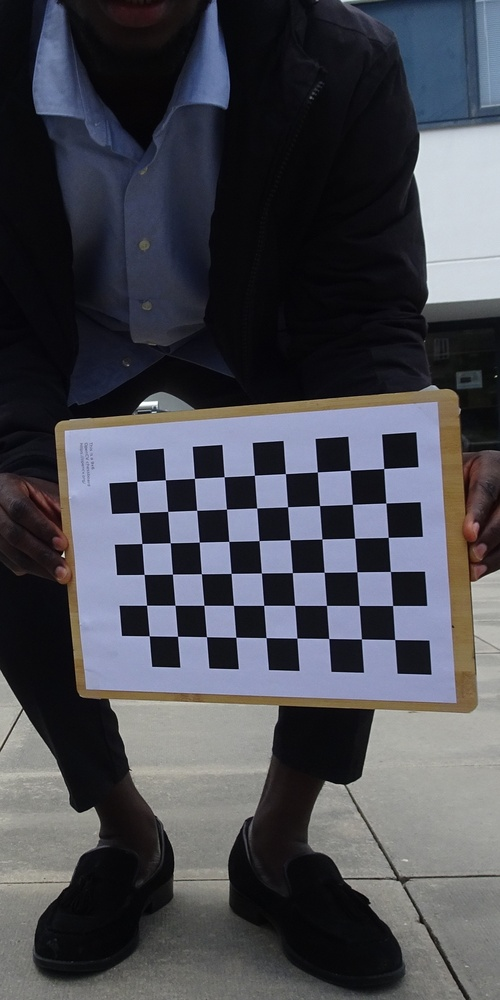
#> input picture 2022-06-08-004.jpeg, 500 x 1000 px, shrunk from 1376 x 2752 before the run; its folder holds only this picture in this run
$ python 'Camera calibration.py'
#> lines starting #> are read from the running program, lines starting #| are printed output that depends on the picture; after the words box and inside, x2 and y2 are one past the last pixel; in counts of white or black regions, pixels touching at a corner belong together; long printed decimals are rounded
#The following code was adapted from: OpenCV Open Source Computer Vision, accssed on:Fri Jul 22 2022 01:33:15.
#avaliable at:https://docs.opencv.org/3.4/dc/dbb/tutorial_py_calibration.html

import numpy as np
import cv2 as cv
import glob
# termination criteria
criteria = (cv.TERM_CRITERIA_EPS + cv.TERM_CRITERIA_MAX_ITER, 30, 0.001)
# prepare object points, like (0,0,0), (1,0,0), (2,0,0) ....,(6,5,0)
objp = np.zeros((9*6,3), np.float32)
objp[:,:2] = np.mgrid[0:9,0:6].T.reshape(-1,2)
# Arrays to store object points and image points from all the images.

objpoints = [] # 3d point in real world space
imgpoints = [] # 2d points in image plane.
images = glob.glob('*.jpeg')
for fname in images:
    print(fname)
    img = cv.imread(fname)
#> img is the input picture: shape (1000, 500, 3); mean B, G, R 80.5, 73.2, 72.1
    gray = cv.cvtColor(img, cv.COLOR_BGR2GRAY)
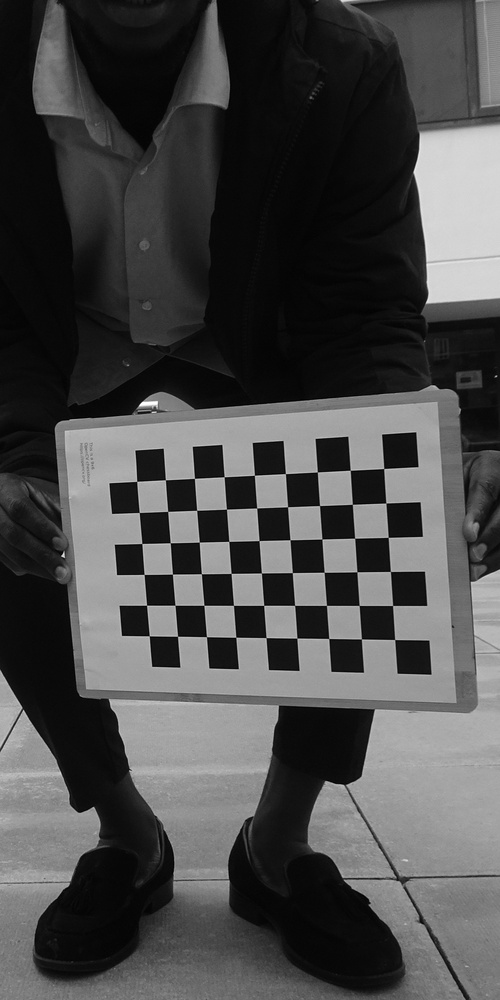
#> gray: shape (1000, 500); min 0, max 254, mean 73.7
    # Find the chess board corners
    ret, corners = cv.findChessboardCorners(gray, (9,6), None)
#> ret = True; corners = 54 rows, first 8: [394.7, 639.5], [361.4, 639], [328.7, 638.5], [296.8, 638.2], [266, 637.6], [235.8, 637.2], [206.5, 636.7], [177.5, 636.3]
    # If found, add object points, image points (after refining them)
    if ret == True:
        objpoints.append(objp)
        corners2 = cv.cornerSubPix(gray,corners, (9, 6), (-1,-1), criteria)
#> corners2 = 54 rows, first 8: [394.7, 639.5], [361.4, 638.9], [328.7, 638.5], [296.8, 638.1], [266, 637.6], [235.8, 637.3], [206.4, 636.7], [177.5, 636.3]
        imgpoints.append(corners)
        # Draw and display the corners
        cv.drawChessboardCorners(img, (9,6), corners2, ret)
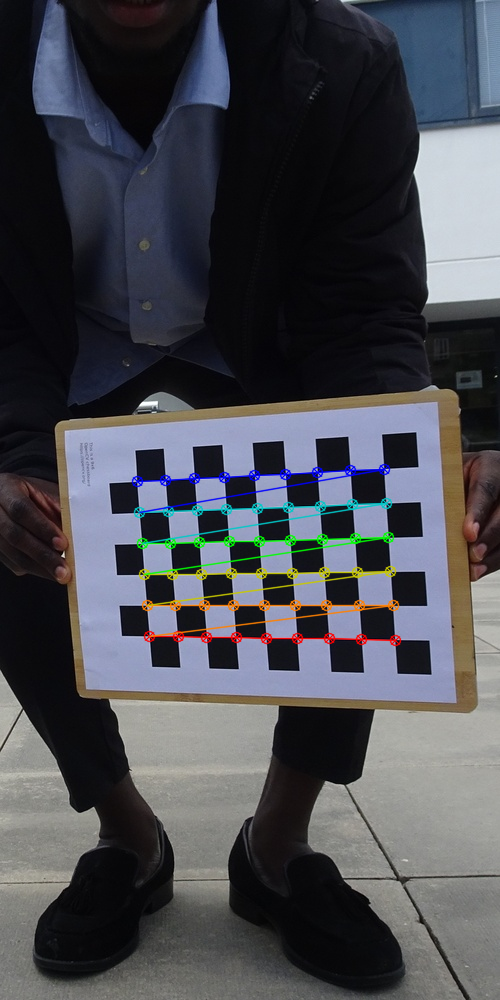
#> img: shape (1000, 500, 3); 2.44% of pixels changed, all inside (x1, y1, x2, y2) = (131, 463, 402, 647)
        cv.imshow('img', img)
        cv.waitKey(500)
cv.destroyAllWindows()

ret, mtx, dist, rvecs, tvecs = cv.calibrateCamera(objpoints, imgpoints, gray.shape[::-1], None, None)
#> ret = 0.116; mtx = [[927.8, 0, 275], [0, 919.9, 478.8], [0, 0, 1]]; dist = [[0.338, -6.78, -0.00762, -0.004, 46.1]]; rvecs = ([0.555, -0.101, 3.03],); tvecs = ([3.46, 4.69, 26.85],)
print("\n camera Calibrated", ret)
#|  camera Calibrated 0.1157
print("\nCamera matrix:\n", mtx)
#| Camera matrix:
#|  [[927.811   0.         275.038]
#|  [  0.         919.926 478.802]
#|  [  0.           0.           1.        ]]
print("\ndistortion:\n", dist)
#| distortion:
#|  [[ 3.37822474e-01 -6.78065144e+00 -7.61799348e-03 -4.00085237e-03
#|    4.61004207e+01]]
print("\nrotation vector : \n", rvecs)
#| rotation vector :
#|  (array([[ 0.5551],
#|        [-0.1011],
#|        [ 3.030]]),)
print("\n translation vector : \n", tvecs)
#|  translation vector :
#|  (array([[ 3.462],
#|        [ 4.687 ],
#|        [26.853]]),)

mean_error = 0
for i in range(len(objpoints)):
    imgpoints2, _ = cv.projectPoints(objpoints[i], rvecs[i], tvecs[i], mtx, dist)
    error = cv.norm(imgpoints[i], imgpoints2, cv.NORM_L2)/len(imgpoints2)
    mean_error += error
#> this loop made 1 pass
#> (error, mean_error) on pass 1: (0.0157, 0.0157)
#> after the loop, mean_error = 0.0157
print( "total error: {}".format(mean_error/len(objpoints)) )
#| total error: 0.01574

$ run again, on 2022-06-08-005.jpeg
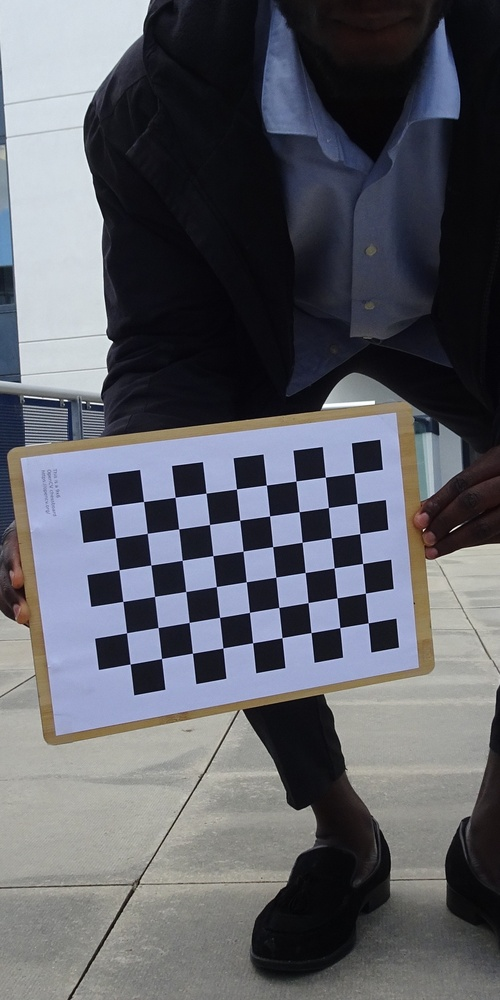
#> input picture 2022-06-08-005.jpeg, 500 x 1000 px, shrunk from 1376 x 2752 before the run
#> img is the input picture: shape (1000, 500, 3); mean B, G, R 102.5, 95.2, 93.6
#> `gray = cv.cvtColor(img, cv.COLOR_BGR2GRAY)`:
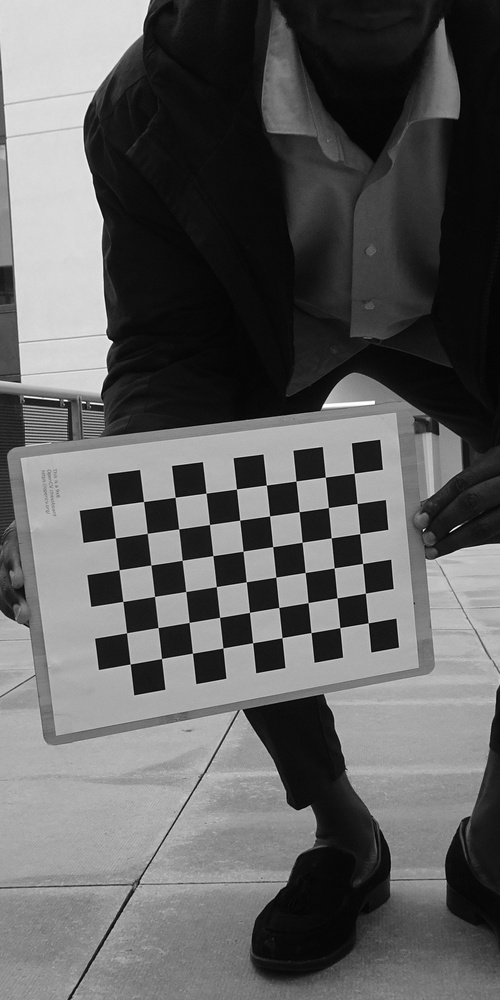
#> gray: shape (1000, 500); min 1, max 255, mean 95.6
#> `ret, corners = cv.findChessboardCorners(gray, (9,6), None)`: ret = True; corners = 54 rows, first 8: [368.2, 622.8], [339.8, 627.6], [311, 632.6], [281.9, 637.7], [252.6, 642.7], [222.8, 647.9], [192.5, 653.2], [161.5, 658.5]
#> corners2 = 54 rows, first 8: [368.2, 622.8], [339.7, 627.6], [311, 632.6], [281.9, 637.7], [252.6, 642.7], [222.8, 648], [192.4, 653.2], [161.5, 658.5]
#> `cv.drawChessboardCorners(img, (9,6), corners2, ret)`:
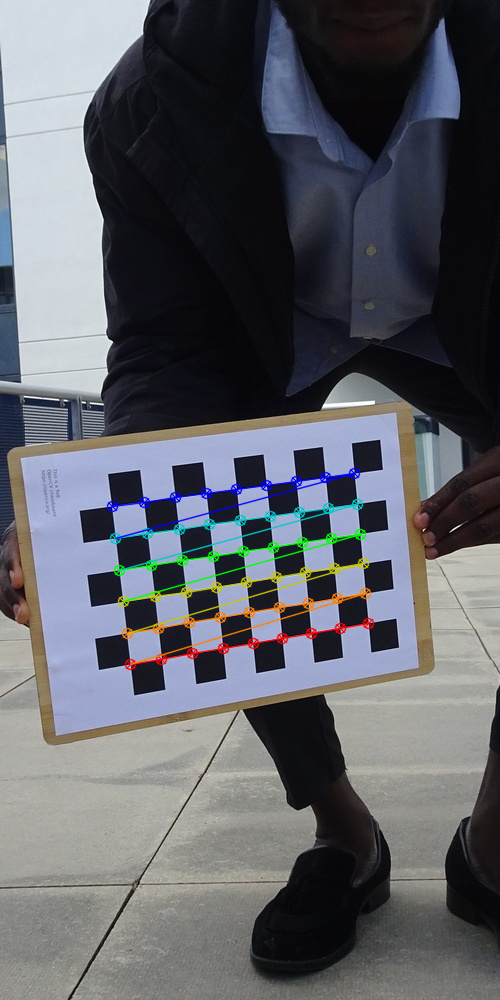
#> img: shape (1000, 500, 3); 2.39% of pixels changed, all inside (x1, y1, x2, y2) = (106, 467, 375, 671)
#> `ret, mtx, dist, rvecs, tvecs = cv.calibrateCamera(objpoints, imgpoints..`: ret = 0.102; mtx = [[738, 0, 212.6], [0, 751.3, 456.1], [0, 0, 1]]; dist = [[0.279, -3.05, -0.0147, -0.00436, 15.13]]; rvecs = ([-0.273, -0.0954, 3.01],); tvecs = ([5.22, 5.52, 24.81],)
#|  camera Calibrated 0.1021
#| Camera matrix:
#|  [[738.000   0.         212.643]
#|  [  0.         751.328 456.085]
#|  [  0.           0.           1.        ]]
#| distortion:
#|  [[ 2.79125275e-01 -3.05222967e+00 -1.47448280e-02 -4.35888333e-03
#|    1.51262193e+01]]
#| rotation vector :
#|  (array([[-0.2732 ],
#|        [-0.09538],
#|        [ 3.012]]),)
#|  translation vector :
#|  (array([[ 5.220],
#|        [ 5.520],
#|        [24.812]]),)
#> the loop `for i in range(len(objpoints)):` made 1 pass
#> (error, mean_error) on pass 1: (0.0139, 0.0139)
#> after the loop `for i in range(len(objpoints)):`: mean_error = 0.0139
#| total error: 0.01389

$ run again, on 2022-06-08-006.jpeg
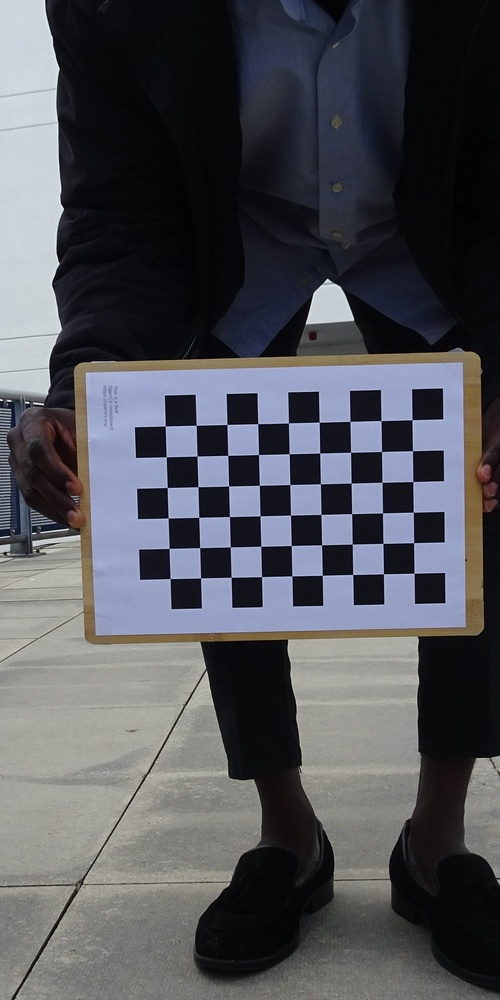
#> input picture 2022-06-08-006.jpeg, 500 x 1000 px, shrunk from 1376 x 2752 before the run
#> img is the input picture: shape (1000, 500, 3); mean B, G, R 88, 82.3, 81.2
#> `gray = cv.cvtColor(img, cv.COLOR_BGR2GRAY)`:
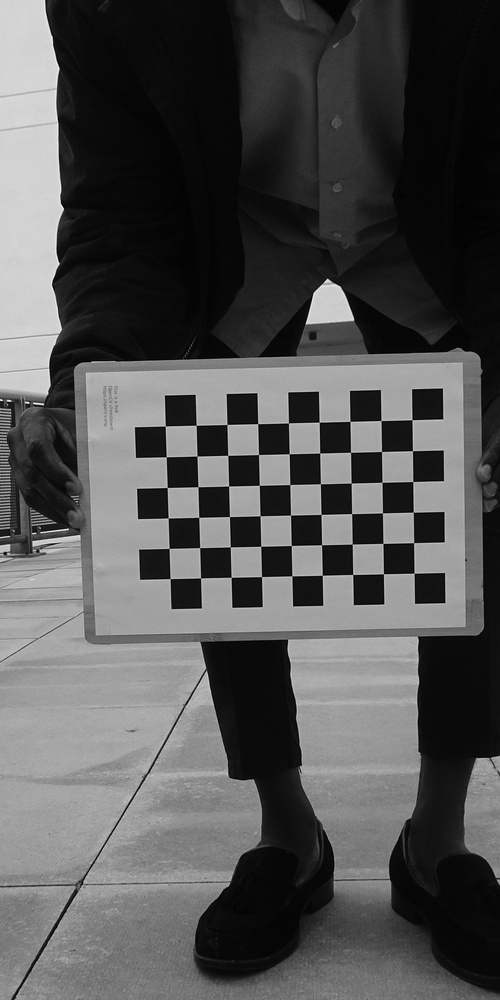
#> gray: shape (1000, 500); min 0, max 254, mean 82.6
#> `ret, corners = cv.findChessboardCorners(gray, (9,6), None)`: ret = True; corners = 54 rows, first 8: [414.1, 573.2], [383.4, 573.7], [352.7, 574.5], [322.3, 575.3], [291.8, 575.9], [261.5, 576.6], [231.2, 577.3], [200.6, 577.8]
#> corners2 = 54 rows, first 8: [414.1, 573.2], [383.4, 573.7], [352.7, 574.5], [322.3, 575.3], [291.8, 575.8], [261.5, 576.6], [231.1, 577.3], [200.6, 577.9]
#> `cv.drawChessboardCorners(img, (9,6), corners2, ret)`:
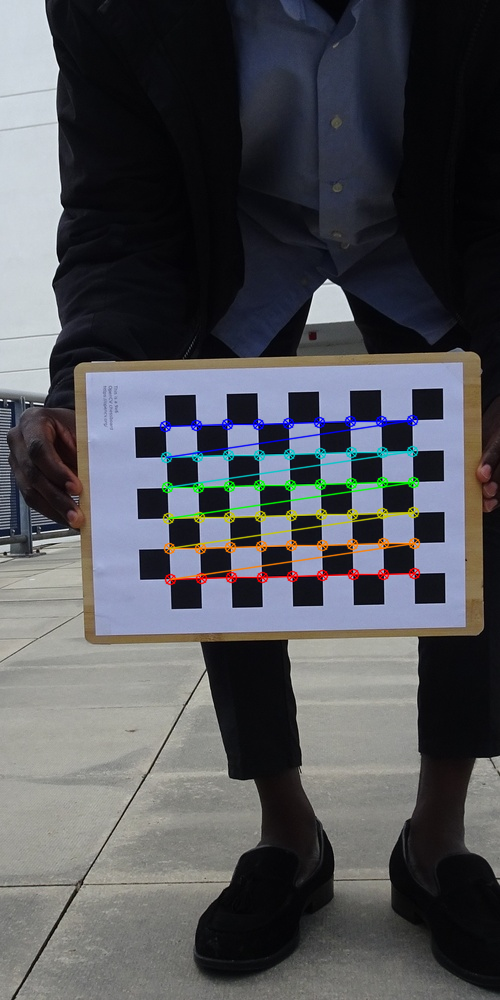
#> img: shape (1000, 500, 3); 2.43% of pixels changed, all inside (x1, y1, x2, y2) = (159, 414, 421, 586)
#> `ret, mtx, dist, rvecs, tvecs = cv.calibrateCamera(objpoints, imgpoints..`: ret = 0.0845; mtx = [[1459.1, 0, 212.8], [0, 1462, 500.6], [0, 0, 1]]; dist = [[-0.525, 57.31, -0.00209, -0.0171, -1366.8]]; rvecs = ([0.069, -0.157, 3.11],); tvecs = ([6.59, 2.37, 47.5],)
#|  camera Calibrated 0.08446
#| Camera matrix:
#|  [[1.45907234e+03 0.00000000e+00 2.12794317e+02]
#|  [0.00000000e+00 1.46204914e+03 5.00586824e+02]
#|  [0.00000000e+00 0.00000000e+00 1.00000000e+00]]
#| distortion:
#|  [[-5.24593232e-01  5.73106429e+01 -2.08863751e-03 -1.71012833e-02
#|   -1.36679948e+03]]
#| rotation vector :
#|  (array([[ 0.06903],
#|        [-0.1571],
#|        [ 3.111]]),)
#|  translation vector :
#|  (array([[ 6.591],
#|        [ 2.368],
#|        [47.496]]),)
#> the loop `for i in range(len(objpoints)):` made 1 pass
#> (error, mean_error) on pass 1: (0.0115, 0.0115)
#> after the loop `for i in range(len(objpoints)):`: mean_error = 0.0115
#| total error: 0.01149

$ run again, on 2022-06-08-007.jpeg
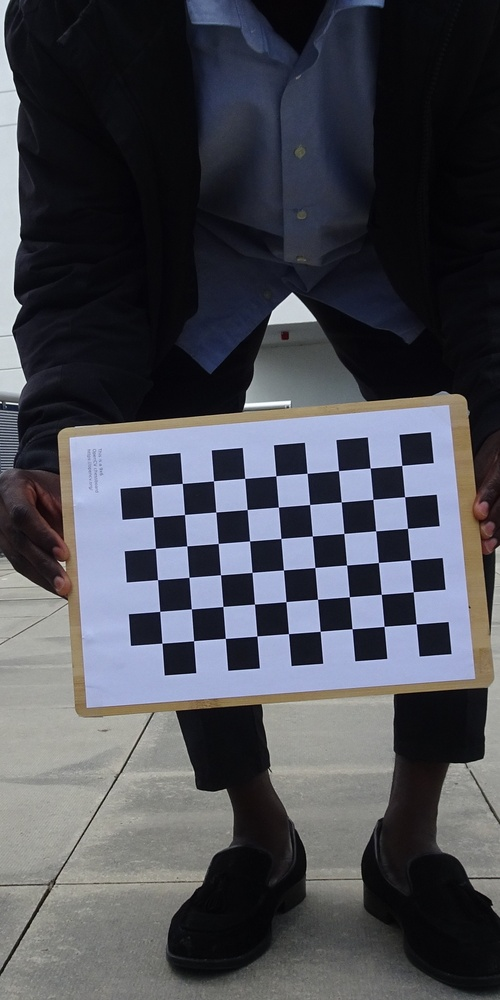
#> input picture 2022-06-08-007.jpeg, 500 x 1000 px, shrunk from 1376 x 2752 before the run
#> img is the input picture: shape (1000, 500, 3); mean B, G, R 83.5, 76, 74.5
#> `gray = cv.cvtColor(img, cv.COLOR_BGR2GRAY)`:
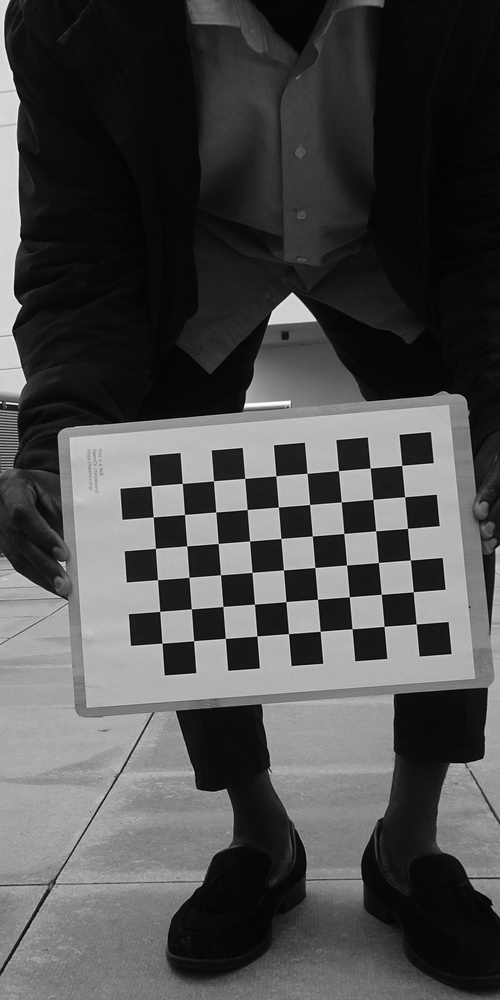
#> gray: shape (1000, 500); min 0, max 255, mean 76.4
#> `ret, corners = cv.findChessboardCorners(gray, (9,6), None)`: ret = True; corners = 54 rows, first 8: [416.1, 623.8], [384.1, 626.4], [352, 628.7], [320.2, 631.3], [288.5, 633.6], [256.9, 636], [225.3, 638.4], [193.6, 640.7]
#> corners2 = 54 rows, first 8: [416.1, 623.9], [384.1, 626.4], [352, 628.7], [320.2, 631.3], [288.5, 633.6], [256.9, 636], [225.3, 638.4], [193.6, 640.7]
#> `cv.drawChessboardCorners(img, (9,6), corners2, ret)`:
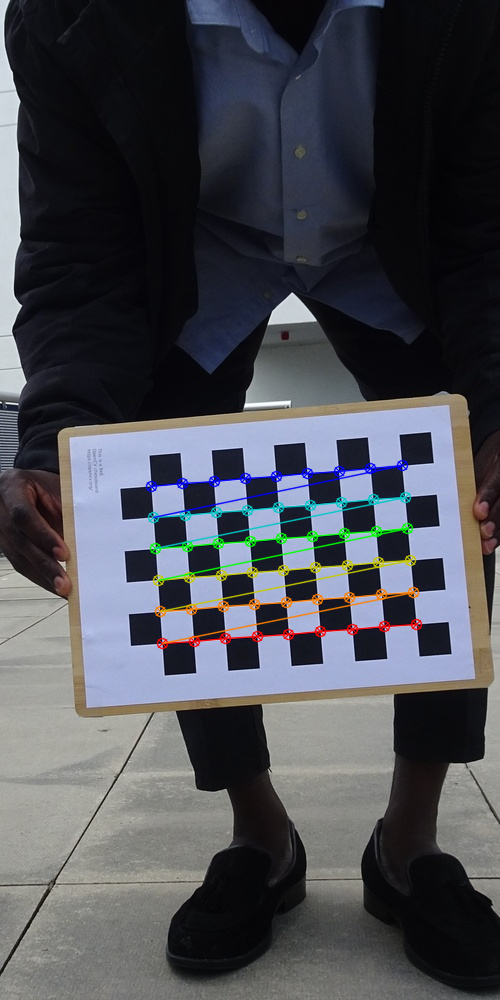
#> img: shape (1000, 500, 3); 2.47% of pixels changed, all inside (x1, y1, x2, y2) = (145, 459, 423, 650)
#> `ret, mtx, dist, rvecs, tvecs = cv.calibrateCamera(objpoints, imgpoints..`: ret = 0.0842; mtx = [[543.2, 0, 272.2], [0, 542.7, 480.2], [0, 0, 1]]; dist = [[0.11, -0.608, -0.00977, -0.00204, 1.54]]; rvecs = ([0.036, 0.0808, 3.06],); tvecs = ([4.5, 4.51, 16.99],)
#|  camera Calibrated 0.08415
#| Camera matrix:
#|  [[543.163   0.         272.191]
#|  [  0.         542.667 480.183]
#|  [  0.           0.           1.        ]]
#| distortion:
#|  [[ 0.11 -0.6076  -0.009773 -0.00204     1.536]]
#| rotation vector :
#|  (array([[0.03596 ],
#|        [0.08082 ],
#|        [3.060]]),)
#|  translation vector :
#|  (array([[ 4.502],
#|        [ 4.515],
#|        [16.988]]),)
#> the loop `for i in range(len(objpoints)):` made 1 pass
#> (error, mean_error) on pass 1: (0.0115, 0.0115)
#> after the loop `for i in range(len(objpoints)):`: mean_error = 0.0115
#| total error: 0.01145
